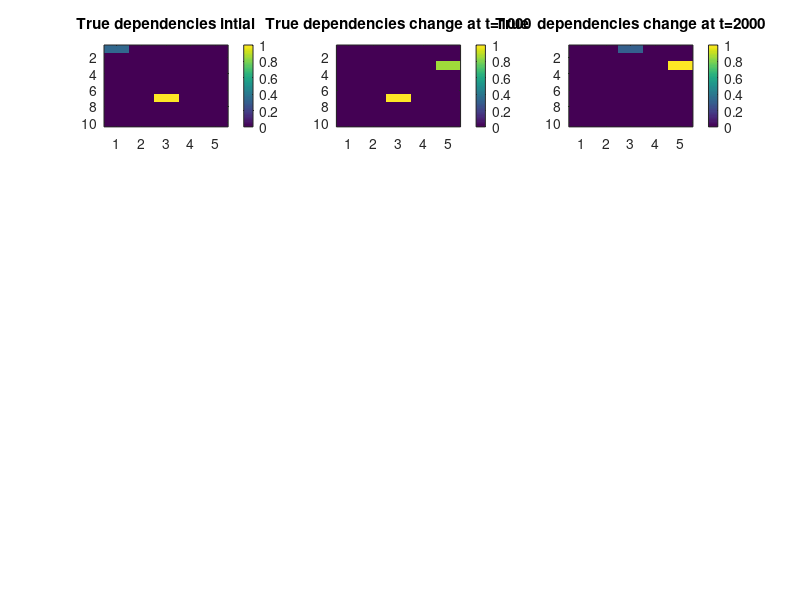

Write MATLAB code to recreate this figure. (Note: this script raises an error after producing the figure.)
% Dictionary based NL-TISO is implemented in this code. This implementation
% builds dictionary based on the simalarity measured using kernal
% functions. The length of the dictionary is not fixed in this
% implementation.

% Comment#2 to test git branch
clc
clear all
close all
% filename = './data/sytem20.mat';
% Data_struct = load(filename,'-mat');
% M_x=Data_struct.m_X;
noOfNodes        = 5;
filtOrder        = 2;
T=1;
noOfObservations = 3000
D=30;
order=2;
gamma_RF=1e-3;
gamma_NLTISO=1e-1;
lamda=10/10;
edge_probability=.1;

for kk=1:1
    A=[];
    for i=1:order
        temp1=10*rand(noOfNodes,noOfNodes).*(rand(noOfNodes,noOfNodes)<edge_probability);
        A=[A;temp1];
    end
        A=zeros(10,5);
        [len_A,bred_A]=size(A)
        ad_in=randi([1,len_A*bred_A],1,1);
        A(ad_in)=10*rand;
        ad_in=randi([1,len_A*bred_A],1,1);
        A(ad_in)=10*rand;
    A1=A/max(max(A));
    subplot(4,3,1)
    imagesc(A/max(A(:)))
    title('True dependencies intial')
    colorbar;
    alpha=.1*rand(noOfNodes,noOfObservations);
    y_initial=1*randn(noOfNodes ,1);
    y=[y_initial];
    Ksigma=10;
    gsigma=Ksigma;
    Gscale=(1/sqrt(2*pi)/Ksigma);
    gscale=Gscale;
    GausDenom=-1/2/Ksigma^2;
    T=250
    T_Beta=5*rand(order*noOfNodes,noOfNodes,T);
    
    M_x=zeros(noOfNodes ,noOfNodes );
    M_x(:,1)=y_initial+.1*randn;
    for ii=2:T+order
        temp=A(1:noOfNodes ,:)*y_initial;
        M_x(:,ii)=temp+.1*rand;
        y_initial= M_x(:,ii);
    end
    
    for ii=T+order+1:noOfObservations
        if ii==1000
            list_nz=find(A);
            len=length(list_nz);
            rem_in=randi([1,len],1,1);
            rem=list_nz(rem_in);
            A(rem)=0;
            [len_A,bred_A]=size(A)
            ad_in=randi([1,len_A*bred_A],1,1)
            A(ad_in)=10*rand;
            %                 A=zeros(10,5);
            %         [len_A,bred_A]=size(A)
            %                 ad_in=randi([1,len_A*bred_A],1,1)
            %                 A(ad_in)=8;
            A2=A/max(max(A));
            subplot(4,3,2)
            imagesc(A/max(A(:)))
            title('True dependencies change at t=1000')
            colorbar;
            
        end
        if ii==2000
            list_nz=find(A);
            len=length(list_nz);
            rem_in=randi([1,len],1,1);
            rem=list_nz(rem_in);
            A(rem)=0;
            [len_A,bred_A]=size(A)
            ad_in=randi([1,len_A*bred_A],1,1)
            A(ad_in)=10*rand;
            %                 A=zeros(10,5);
            %         [len_A,bred_A]=size(A)
            %                 ad_in=randi([1,len_A*bred_A],1,1)
            %                 A(ad_in)=6;
            A3=A/max(max(A));
            subplot(4,3,3)
            imagesc(A/max(A(:)))
            title('True  dependencies change at t=2000')
            colorbar;
            
        end
        
        for k=1:noOfNodes
            temp=0;
            for m=1:order
                for l=1:noOfNodes
                    temp=temp+ A(noOfNodes *(m-1)+k,l)*((1*gscale*exp(-10000000*(M_x(l,ii-m-T:ii-m-1)-M_x(l,ii-m)).^2/(10*gsigma*gsigma))*reshape(T_Beta(noOfNodes *(m-1)+k,l,:),[T,1]))+(0*gscale*exp(-1000000*(M_x(l,ii-m-T:ii-m-1)-M_x(l,ii-m)).^2/(2*gsigma*gsigma))*reshape(T_Beta(noOfNodes *(m-1)+k,l,:),[T,1])));
                    
                end
            end
            M_x(k,ii)=temp+.05*randn;
            
        end
        
    end
    m_X=M_x;
    %  m_X=normalize(m_X,2);
    Ksigma=10
    vsigma=[10 10 10 10 10];
    for i=1:noOfNodes
        v(i,:,:)=vsigma(i)*vsigma(i)*randn(1,filtOrder,D);
    end
    Gscale=(1/sqrt(2*pi)/Ksigma);
    alpha=zeros(noOfNodes,noOfNodes,filtOrder,noOfObservations);
    Kernal=zeros(noOfNodes,filtOrder,noOfObservations);
    [pred_RF1,alpha_RF1,mse_RF1(kk,:),pmdRF1(kk,:),pfaRF1(kk,:)]=NLTISORFF(order,lamda,gamma_RF,vsigma,m_X,noOfNodes,filtOrder,noOfObservations,40,A1,A2,A3);
     [pred_RF2,alpha_RF2,mse_RF2(kk,:),pmdRF2(kk,:),pfaRF2(kk,:)]=NLTISORFF(order,lamda,gamma_RF,vsigma,m_X,noOfNodes,filtOrder,noOfObservations,30,A1,A2,A3);
    [pred_RF3,alpha_RF3,mse_RF3(kk,:),pmdRF3(kk,:),pfaRF3(kk,:)]=NLTISORFF(order,lamda,gamma_RF,vsigma,m_X,noOfNodes,filtOrder,noOfObservations,100,A1,A2,A3);
        [pred_NLTISO,alpha_NLTISO,mse_NL(kk,:),pmd1(kk,:),pfa1(kk,:)]=NLTISOF(order,lamda,gamma_NLTISO,Ksigma,m_X,noOfNodes,filtOrder,noOfObservations,D,A1,A2,A3);
%     
    %%%%Moving average
    for t=12:noOfObservations
        movavg_pred(:,t)=sum(m_X(:,t-11:t-1),2)/10;
    end
    
end
% figure
% plot(sum(mse_RF(:,300:end))/10,'LineWidth',2)
% hold on
% plot(sum(mse_NL(:,300:end))/10,'LineWidth',2)
% hold on
% plot( sum(mse_t(:,300:end))/10,'LineWidth',2)
% lgd1=legend('RF-NLTISO','NLTISO','TIRSO')
% set(lgd1,'fontsize',18)
% ylable('MSE','FontSize',18)
% xlabel('t','FontSize',18)
figure
plot((sum(pmd1))/10,'LineWidth',2);
hold on
plot((sum(pmdRF1))/10,'LineWidth',2);
hold on
plot((sum(pmdRF2))/10,'LineWidth',2);
hold on
plot((sum(pmdRF3))/10,'LineWidth',2);
title('Probability of miss detection ')
lgd2=legend('NL-TISO','RF-TISO-D=10','RF-TISO-D=30','RF-TISO-D=100')
set(lgd2,'fontsize',18)
ylabel('P_{MD}','FontSize',18)
xlabel('t','FontSize',18)

 figure
plot(sum(pfa1)/10,'LineWidth',2);
hold on
 plot(sum(pfaRF1)/10,'LineWidth',2);
hold on
plot(sum(pfaRF2)/10,'LineWidth',2);
hold on
plot(sum(pfaRF3)/10,'LineWidth',2);
title('Probability of false alarm detection ')
lgd3=legend('NL-TISO','RF-TISO-D=10','RF-TISO-D=30','RF-TISO-D=100')
set(lgd3,'fontsize',18)
ylabel('P_{FA}','FontSize',18)
xlabel('t','FontSize',18)


% Full_Ker_time=toc;
% Psuedo_Adj=(sum(alpha_RF.^2,4)).^0.5
% plot(pred_RF(1,:),'LineWidth',2)
% hold on
% plot(m_X(1,1:noOfObservations),'LineWidth',2)
% hold on
% plot(movavg_pred(1,:))
% hold on
% % plot(pred_NLTISO(15,:),'LineWidth',2)
% legend('prediction (RF)','orginal','Moving Average')
% alpha_full=alpha(:);
% Num_samples_Dict=Kernal_Size_Dict(3);
% Num_samples_Ful=Kernal_Size_Full(3);
% title_str=strcat('NoSamplesDict=',num2str(Num_samples_Dict),', ',...
%     'NoSamplesFull=',num2str(Num_samples_Ful))
% title(title_str)
%
% Kernal_Size_Dict
% Kernal_Size_Full
% Full_Ker_time
% Dict_time
function [predt,alpha,mse,pmd,pfa]= NLTISOF(order,lamda,gamma,Ksigma,m_X,noOfNodes,filtOrder,noOfObservations,D,A1,A2,A3)
Gscale=(1/sqrt(2*pi)/Ksigma);
alpha=zeros(noOfNodes,noOfNodes,filtOrder,noOfObservations);
Kernal=zeros(noOfNodes,filtOrder,noOfObservations);

eta=1/gamma;
%% new code
for t=filtOrder+1:noOfObservations
    if t<1000
        Psuedo_Adj=(sum(alpha.^2,4)).^0.5;
        B=[Psuedo_Adj(:,:,1);Psuedo_Adj(:,:,2) ];
        C=B/max(B(:));
        
        if t==990
            
            subplot(4,3,7)
            imagesc(B/max(B(:)))
            title('NLTISO-Estimate at t=990')
            colorbar;
            
        end
        countmd=0;
        MF=wthresh(C-A1,'s',.5);
         MF(isnan(MF))=0;
        
           indmd=find(A1);
           MF(indmd)=0;
           pfa(t)=(sum(sum(MF)))/50;
        
        cv=wthresh(1-abs(A1(indmd)-C(indmd)),'s',.4);
        cv(isnan(cv))=0;
        cunt=nnz(cv);
        tcount=nnz(indmd);
        
       pmd(t)=(tcount-cunt)/ tcount;
    elseif t<2000
        Psuedo_Adj=(sum(alpha.^2,4)).^0.5;
        B=[Psuedo_Adj(:,:,1);Psuedo_Adj(:,:,2) ];
        C=B/max(B(:));
        if t==1990
            
            
            subplot(4,3,8)
            imagesc(B/max(B(:)))
            title('NLTISO-Estimate at t=1990');
            colorbar;
            
        end
        countmd=0;
        MF=wthresh(C-A2,'s',.5);
        MF(isnan(MF))=0;
       
          indmd=find(A2);
          MF(indmd)=0;
           pfa(t)=(sum(sum(MF)))/50;
        
        cv=wthresh(1-abs(A2(indmd)-C(indmd)),'s',.4);
         cv(isnan(cv))=0;
        cunt=nnz(cv);
        tcount=nnz(indmd);
        
       pmd(t)=(tcount-cunt)/ tcount;
    else
        Psuedo_Adj=(sum(alpha.^2,4)).^0.5;
        B=[Psuedo_Adj(:,:,1);Psuedo_Adj(:,:,2) ];
        C=B/max(B(:));
        if t==2990
            
            
            subplot(4,3,9)
            imagesc(B/max(B(:)))
            title('NLTISO-Estimate at t=2000');
            colorbar;
            
        end
        countmd=0;
        MF=wthresh(C-A3,'s',.5);
        MF(isnan(MF))=0;
       
         indmd=find(A3);
         MF(indmd)=0;
         pfa(t)=(sum(sum(MF)))/50;
        cv=wthresh(1-abs(A3(indmd)-C(indmd)),'s',.4);
         cv(isnan(cv))=0;
        cunt=nnz(cv);
        tcount=nnz(indmd);
        
       pmd(t)=(tcount-cunt)/ tcount;
    end
    for n1=1:noOfNodes
        m_X_P_pre=m_X(n1,t-filtOrder:t-1);
        m_X_P=flip(m_X_P_pre);
        m_X_P_big=repmat(m_X_P',1,t);
        Kernal(n1,:,1:t)=Gscale*exp(-1000*(m_X_P_big-m_X(n1,1:t)).^2);
    end
    K_vec=vec(Kernal(:,:,1:t));
    for n1=1:noOfNodes
        predt(n1,t)=(vec(alpha(n1,:,:,1:t)))'*K_vec;
        grad_vec=(vec(alpha(n1,:,:,1:t)))'*K_vec*K_vec'-K_vec'*m_X(n1,t);
        error_temp(n1)=(predt(n1,t)-m_X(n1,t))^2;
        grad=reshape(grad_vec,noOfNodes,filtOrder,t);
        g=eta*squeeze(alpha(n1,:,:,1:t))-grad;
        alpha(n1,:,:,1:t)= SoftThresold(g,t,noOfNodes,eta,lamda,n1,order);
    end
    error(:,t)=error_temp;
    mse(t)=sum(error_temp)/(sum(m_X(:,t).^2));
    (sum(alpha.^2,4)).^0.5;
end
end
function [predt,alpha,mse,pmd,pfa]= NLTISORFF(order,lamda,gamma,vsigma,m_X,noOfNodes,filtOrder,noOfObservations,D,A1,A2,A3)
Kernal=zeros(noOfNodes,filtOrder,2*D);

for i=1:noOfNodes
    v(i,:,:)=vsigma(i)*vsigma(i)*randn(1,filtOrder,D);
end

eta=1/gamma;

alpha=zeros(noOfNodes,noOfNodes,filtOrder,2*D);
tic
%%RF-TISO
for t=filtOrder+1:noOfObservations
    if t<1000
        Psuedo_Adj=(sum(alpha.^2,4)).^0.5;
        B=[Psuedo_Adj(:,:,1);Psuedo_Adj(:,:,2) ];
        C=B/max(B(:));
        
        if t==990
            
            subplot(4,3,7)
            imagesc(B/max(B(:)))
            title('RFTISO-Estimate at t=990')
            colorbar;
            
        end
        countmd=0;
        indmd=find(A1);
        MF=wthresh((C-A1),'s',.5);
        MF(isnan(MF))=0;
        
        indmd=find(A1);
        MF(indmd)=0;
        pfa(t)=(sum(sum(MF)))/50;
        cv=wthresh(1-abs(A1(indmd)-C(indmd)),'s',.4);
         cv(isnan(cv))=0;
        cunt=nnz(cv);
        tcount=nnz(indmd);
        
       pmd(t)=(tcount-cunt)/ tcount;
        
    elseif t<2000
        Psuedo_Adj=(sum(alpha.^2,4)).^0.5;
        B=[Psuedo_Adj(:,:,1);Psuedo_Adj(:,:,2) ];
        C=B/max(B(:));
        if t==1990
            
            
            subplot(4,3,8)
            imagesc(B/max(B(:)))
            title('RFTISO-Estimate at t=1990');
            colorbar;
            
        end
        countmd=0;
        indmd=find(A2);
        MF=wthresh(C-A1,'s',.5);
        MF(isnan(MF))=0;
       
        
        indmd=find(A1);
        MF(indmd)=0;
         pfa(t)=(sum(sum(MF)))/50;
        
        cv=wthresh(1-abs(A1(indmd)-C(indmd)),'s',.4);
         cv(isnan(cv))=0;
        cunt=nnz(cv);
        tcount=nnz(indmd);
        
        pmd(t)=(tcount-cunt)/ tcount;
    else
        Psuedo_Adj=(sum(alpha.^2,4)).^0.5;
        B=[Psuedo_Adj(:,:,1);Psuedo_Adj(:,:,2) ];
        C=B/max(B(:));
        if t==2990
            
            
            subplot(4,3,9)
            imagesc(B/max(B(:)))
            title('RFTISO-Estimate at t=2000');
            colorbar;
            
        end
        countmd=0;
        indmd=find(A3);
        MF=wthresh(C-A1,'s',.49);
        MF(isnan(MF))=0;
        
        
        indmd=find(A1);
        MF(indmd)=0;
        pfa(t)=(sum(sum(MF)))/50;
        
        cv=wthresh(1-abs(A1(indmd)-C(indmd)),'s',.4);
         cv(isnan(cv))=0;
        cunt=nnz(cv);
        tcount=nnz(indmd);
        
        pmd(t)=(tcount-cunt)/ tcount;
    end
    for n1=1:noOfNodes
        
        for tau=1:filtOrder
            m_X_P_pre=m_X(n1,t-tau);
            v_vec=v(n1,tau,:);
            
            
            
            Kernal(n1,tau,1:2*D)=[reshape((sin(m_X_P_pre*v_vec)),[1,D]) reshape((cos(m_X_P_pre*v_vec)),[1,D])];
        end
    end
    
    Kernal_Size_Full=size(Kernal);
    K_vec=vec(Kernal(:,:,1:2*D));
    for n1=1:noOfNodes
        predt(n1,t)=(vec(alpha(n1,:,:,1:2*D)))'*K_vec;
        grad_vec=(vec(alpha(n1,:,:,1:2*D)))'*K_vec*K_vec'-K_vec'*m_X(n1,t);
        error_temp(n1)=(predt(n1,t)-m_X(n1,t))^2;
        grad=reshape(grad_vec,noOfNodes,filtOrder,2*D);
        g=eta*squeeze(alpha(n1,:,:,1:2*D))-grad;
        alpha(n1,:,:,1:2*D)= SoftThresold(g,2*D,noOfNodes,eta,lamda,n1,order);
    end
    error(:,t)=error_temp;
    mse(t)=sum(error_temp)/sum(m_X(:,t).^2);
end
end
function [alpha_temp] =SoftThresold(g,t,noOfNodes,eta,lamda,n1,order)
alpha_temp=zeros(size(g));
for n2=1:noOfNodes
    for m=1:order
        alpha_temp(n2,m,:)=g(n2,m,:)/eta;
        alpha_temp(n2,m,:)=g(n2,m,:)/eta*max(0,(1-lamda/norm(reshape(g(n2,m,:),1,t))));
    end
end
end